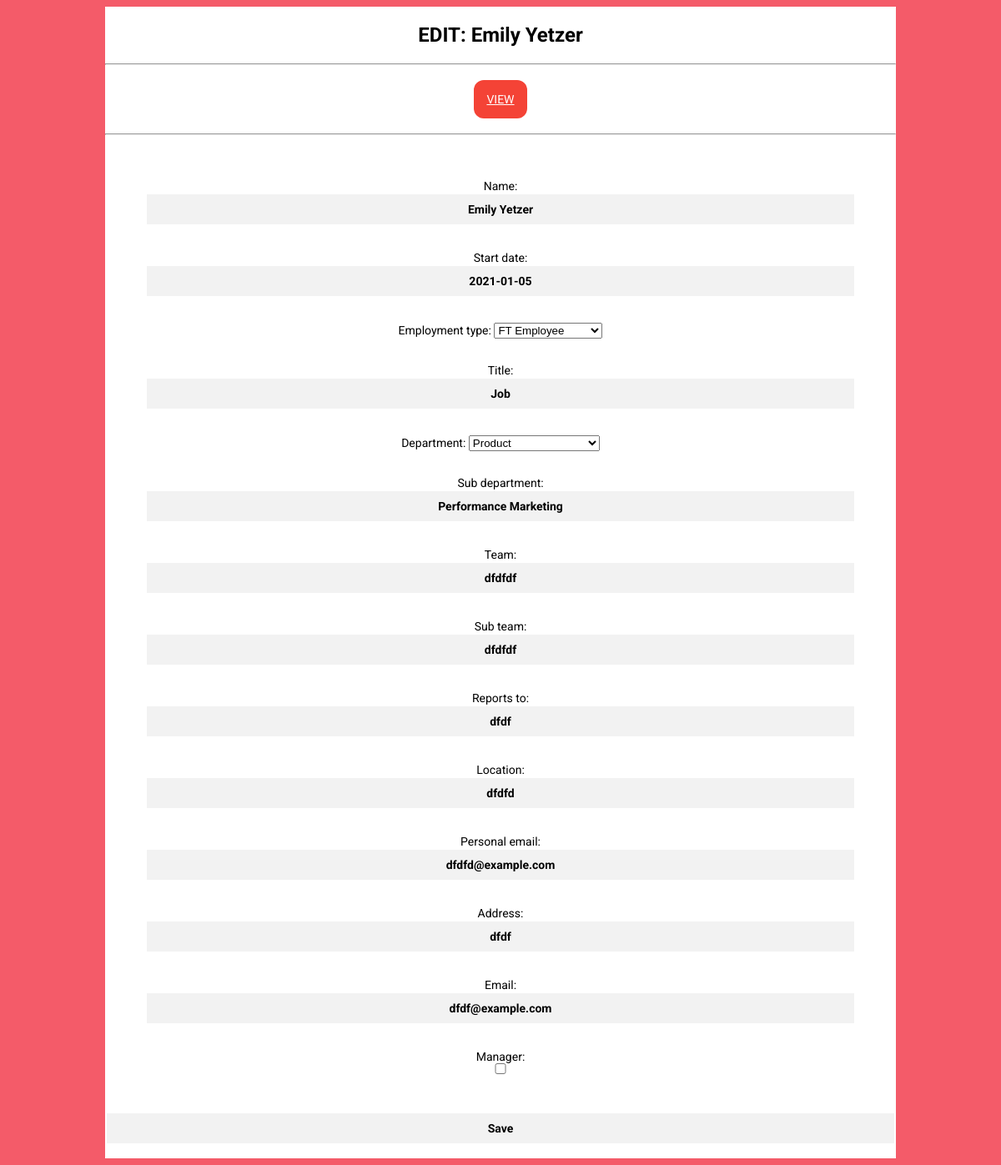
Screenshot of /edit/emilyyetzer with the database file from the repository.
### pages/models.py (models this page shows, shortened)
class Sheet(models.Model):
    name = models.CharField(max_length=30, unique=True)
    start_date = models.DateField()
    employment_type_choices = (
        ("FT","FT Employee"),("NT","Contractor / Intern"))
    employment_type = models.CharField(
        max_length=25,choices=employment_type_choices,default="FT")
    title = models.CharField(max_length=35)
    department_choices = ((
        "P","Product"),("C","Consumer"),("O","Operations"),("S","SG Enterprise"),("PO","People Ops"),("F","Finance"),
        ("BS","Business Systems"),("SC","Security & Compliance"))
    department = models.CharField(
        max_length=25,choices=department_choices)
    sub_department = models.CharField(max_length=25,null=True,blank=True)
    team = models.CharField(max_length=25,null=True,blank=True)
    sub_team = models.CharField(max_length=25,null=True,blank=True)
    reports_to = models.CharField(max_length=25,null=True,blank=True)
    location = models.CharField(max_length=25)
    personal_email = models.EmailField()
    address = models.CharField(max_length=80)
    email = models.EmailField(unique=True)
    manager = models.BooleanField(default=False)
    pub_date = models.DateTimeField(
        'date published',auto_now_add=True, editable=False, null=False, blank=True)
    edit_date = models.DateTimeField(
        'date of last edit',auto_now=True, editable=False, null=False, blank=True)
    slug = models.SlugField(null=True,blank=True,unique=True)
    """def get_absolute_url(self):
        return u'/pages/%d' % (self.id)"""
    def get_absolute_url(self):
        return reverse('pages', kwargs={'slug': (self.slug).replace('-','')})

### pages/views.py (the view)
# urls.py: path('edit/<slug:slug>', views.UpdateView.as_view(), name='update'),
class UpdateView(generic.UpdateView):
    model = Sheet
    template_name = 'pages/update.html'
    fields = [
        'name',
        'start_date',
        'employment_type',
        'title',
        'department',
        'sub_department',
        'team',
        'sub_team',
        'reports_to',
        'location',
        'personal_email',
        'address',
        'email',
        'manager',
    ]

### templates/pages/update.html (shortened to what this page needs)
{% load static %}
<html>
<head>
<link rel="stylesheet" type="text/css"
        href="{% static 'pages/update.css' %}">
</head>
<body>
    <div class="login-page">
        <div class="form">
            <div class="login">
                <div class="login-header">
                    <h2>EDIT: {{ sheet.name}}</h2>
                    <hr>
                    <div class="viewing">
                    <p><a href="/{{sheet.slug}}">VIEW</a></p>
                    </div>
                </div>
            <hr>
            </div>
            <form method="post" enctype="multipart/form-data" class="login-form">
            <p>{{ form.as_p }}</p>
            <input type="submit" value="Save"/>
            </form>
        </div>
    </div>
</body>
</html>

### static/pages/update.css (style rules this page uses)
.viewing { margin: auto; padding: 10px; }
.viewing a { background-color: #f44336; color: white; width:10%; padding: 15px; text-align: center; border-radius: 12px; justify-content: center; align-items: center; }
.form { margin: auto; min-height: 10%; max-width: 80%; background-color: white; overflow: hidden; }
.form h3, h2 { font-family: "Roboto", sans-serif; text-align: center; }
.form p { font-family: "Roboto", sans-serif; outline: 0; width: 90%; margin: auto; padding: 15px; font-size: 14px; text-align: center; }
.form input { font-family: "Roboto", sans-serif; outline: 0; background: #f2f2f2; width: 100%; border: 0; margin: auto; padding: 10px; box-sizing: border-box; font-size: 14px; border: 2px solid white; text-align: center; color: black; font-weight: bold; }
body { background-color: #f45b69; font-family: "Roboto", sans-serif; }

### rows the page displays
Sheet: name "Emily Yetzer", start_date "2021-01-05", employment_type "FT Employee", title "Job", department "Product", sub_department "Performance Marketing", team "dfdfdf", sub_team "dfdfdf", reports_to "dfdf", location "dfdfd", personal_email "dfdfd@example.com", address "dfdf", email "dfdf@example.com"
